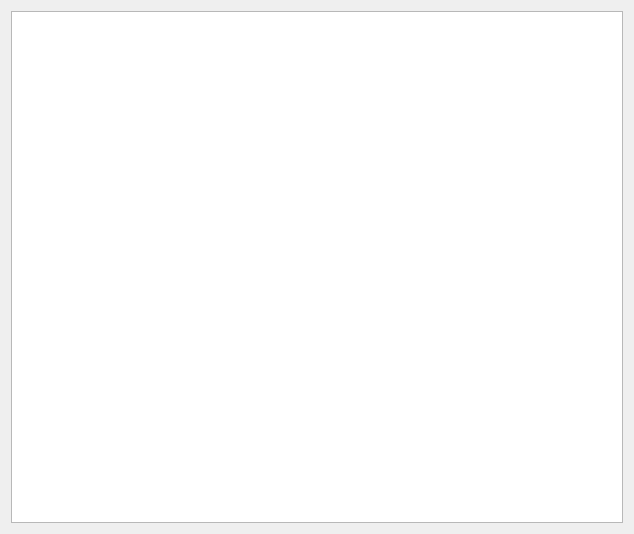
<?xml version="1.0" encoding="UTF-8"?>
<ui version="4.0">
 <class>ClientInfo</class>
 <widget class="QWidget" name="ClientInfo">
  <property name="geometry">
   <rect>
    <x>0</x>
    <y>0</y>
    <width>634</width>
    <height>534</height>
   </rect>
  </property>
  <property name="windowTitle">
   <string>Form</string>
  </property>
  <layout class="QVBoxLayout" name="verticalLayout">
   <item>
    <widget class="QListView" name="listView"/>
   </item>
  </layout>
 </widget>
 <resources/>
 <connections/>
</ui>
